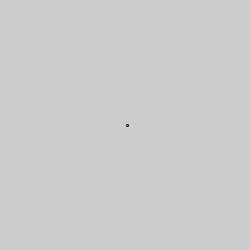
Frame 1 (no input)
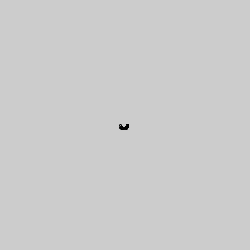
Frame 60 (the mouse pressed at the canvas centre just before this capture)
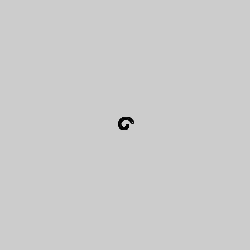
Frame 120 (the mouse held since frame 60 and released just before this capture)

The Processing sketch that drew these frames (run headless with seeded random() and noise(); from frame 60 on, the mouse is pressed at the canvas centre):

// Processing sketch: processing_99879
// ── processing_99879.pde

float angle = 0.0;
float centre = 125;
float curl = 2;
float speed = 0.05;

void setup() {
  size(250, 250); 
}

void draw() {
  float x = centre + cos(angle) * curl;
  float y = centre + sin(angle) * curl;
  ellipse( x, y, 2, 2);
  angle += speed;
  curl += speed;
}
